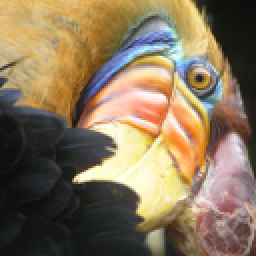
#> input picture notebooks/week5/bird_small.jpg, 128 x 128 px (shown 2 times larger)
$ jupyter execute --allow-errors '07 - K-Means Clustering.ipynb'   (shell and % lines are left out)
#> lines starting #> are read from the running program, lines starting #| are printed output that depends on the picture
[cell 1]
import matplotlib.pyplot as plt
# import seaborn as sbs
import numpy as np

[cell 2]
def euclidean_distance(v1, v2):
    """Finds the difference between two equally-sized 1D NumPy arrays."""
    squares = (v1 - v2) ** 2
    return squares.sum() ** 0.5

[cell 3]
def generate_clusters(X, centroids):
    clusters = [None] * len(centroids)
    for x in X:
        cluster = min([(idx, euclidean_distance(centroid, x))
                       for idx, centroid in enumerate(centroids)],
                        key=lambda x: x[1])[0]
        if clusters[cluster] is None:
            clusters[cluster] = [x]
        else:
            clusters[cluster].append(x)

    return np.array(clusters)

[cell 4]
def reevaluate_centroids(centroids, clusters):
    new_centroids = []
    for k in range(len(clusters)):
        new_centroids.append(np.mean(clusters[k], axis = 0))
    return np.array(new_centroids)

[cell 5]
def has_converged(centroids1, centroids2):
    return (set([tuple(c.tolist()) for c in centroids1]) ==
            set([tuple(c.tolist()) for c in centroids2]))

[cell 6]
def kmeans(X, K):
    """Implementation of K-Means clustering using NumPy and SciKit-Learn.
    Assumes X is a 2-dimensional NumPy array."""
#> called with X = array of shape (50, 2), K = 3

    # Get K randomly selected initial centroids.
    old_centroids = X[np.random.choice(X.shape[0], K, replace=False),:]
    centroids = X[np.random.choice(X.shape[0], K, replace=False),:]
    while not has_converged(centroids, old_centroids):
        clusters = generate_clusters(X, centroids)
#         print(centroids)
#         print([len(c) for c in clusters])
#         print("-----")
        old_centroids = centroids
        centroids = reevaluate_centroids(old_centroids, clusters)
    return centroids, clusters

[cell 7]
X = np.random.randn(50,2)

[cell 8]
colors = ["#E2415F", "#7FAF1B", "#090129"]
markers = ["v", "D", "s"]

#> (the rest of this cell did not finish here and is left out)

[cell 9]
from sklearn.datasets import load_iris
from sklearn import preprocessing

iris = load_iris()
iris_data = iris.data
# iris_data = preprocessing.scale(iris.data)
#> (the rest of this cell did not finish here and is left out)

[cell 10]
from sklearn.decomposition import PCA
pca = PCA(n_components=2).fit(iris_data)
#> (the rest of this cell did not finish here and is left out)

[cell 11]
from sklearn.cluster import KMeans

kmeans = KMeans(3)
iris_data = preprocessing.scale(iris.data)
kmeans.fit(iris_data)
print(iris.data)
print(iris_data)

[cell 12]
clusters = kmeans.predict(iris_data)
clusters.reshape((-1,50))

[cell 13]
kmeans.cluster_centers_

[cell 14]
from sklearn.decomposition import PCA
pca = PCA(n_components=2).fit(iris_data)
pca_2d = pca.transform(iris_data)

cluster_2d = pca.transform(kmeans.cluster_centers_)
colors = ["#E2415F", "#7FAF1B", "#090129"]
markers = ["v", "D", "s"]

plt.figure(figsize=(8, 6))

for i in range(pca_2d.shape[0]):
    c = clusters[i]
    color = colors[c]
    plt.scatter(pca_2d[i,0], pca_2d[i, 1], color=color, marker=markers[iris.target[i]])

#> (the rest of this cell did not finish here and is left out)

[cell 15]
from sklearn import metrics
print(metrics.classification_report(iris.target, clusters))

[cell 16]
x1 = np.random.normal(0.5, 0.5, 50)
y1 = np.random.normal(2.5, 0.5, 50)

x2 = np.random.normal(1.5, 0.5, 50)
y2 = np.random.normal(0.5, 0.5, 50)

x3 = np.random.normal(2.5, 0.5, 50)
y3 = np.random.normal(1.5, 0.5, 50)

[cell 17]
c1 = np.column_stack((x1, y1))
c2 = np.column_stack((x2, y2))
c3 = np.column_stack((x3, y3))

data = np.vstack((c1, c2, c3))

[cell 18]
plt.scatter(x1, y1, marker="v", color="b")
plt.scatter(x2, y2, marker="+", color="r")
plt.scatter(x3, y3, marker="*", color="y")
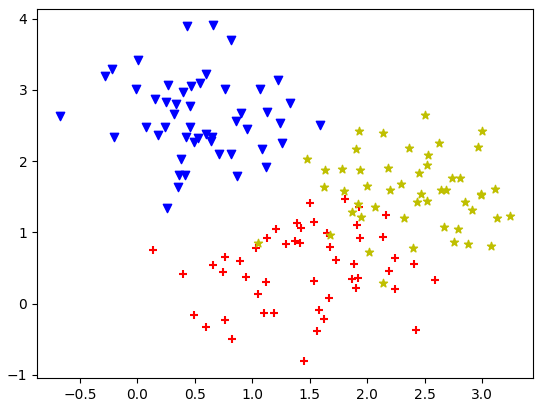
#> figure drawn by matplotlib, 1 panel

[cell 19]
kmeans2 = KMeans(3)
kmeans2.fit_predict(data)

[cell 20]
kmeans.cluster_centers_

## Exercise

Reduce image to 16 colors using clustering.

[cell 21]
from PIL import Image
from IPython.display import Image as IPythonImage
im = Image.open("bird_small.jpg")
#> im is the input picture: PIL image 128x128 RGB; mean R, G, B 135.3, 117.4, 91.3
# print(np.asarray(im))
IPythonImage(filename='bird_small.jpg')
